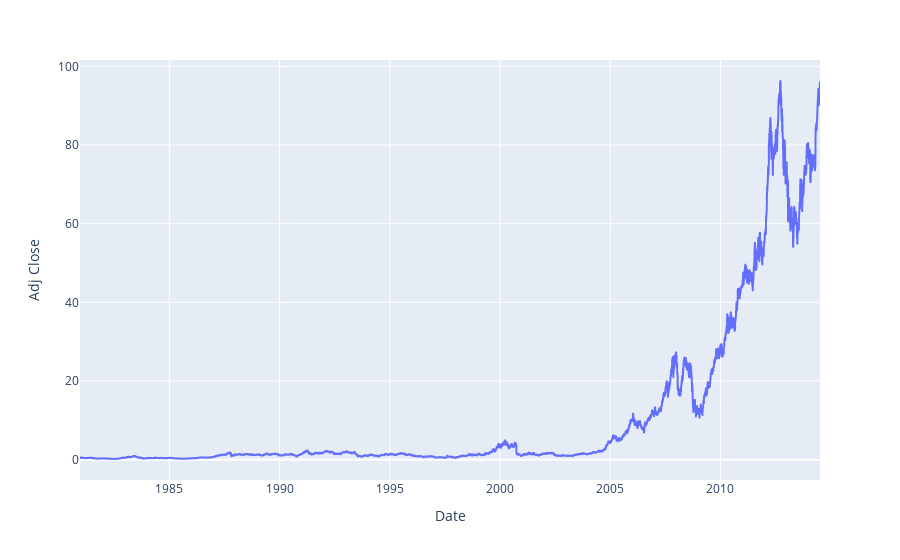

The notebook cell this image was saved under:
### Markdown cell above
### Step 12. Plot the 'Adj Close' value. Set the size of the figure to 13.5 x 9 inches

### Code cell
fig = px.line(df,
              y='Adj Close')

fig.show()

### Figure 1 — Plotly figure (JSON) as saved in the notebook; plotly's stock layout.template omitted (floating-point values rounded to 4 significant figures; data arrays with more than 128 entries replaced by an {"elided": "..."} marker saying what was removed)
{"data": [{"hovertemplate": "Date=%{x}<br>Adj Close=%{y}<extra></extra>", "legendgroup": "", "line": {"color": "#636efa", "dash": "solid"}, "marker": {"symbol": "circle"}, "mode": "lines", "name": "", "showlegend": false, "type": "scattergl", "x": {"elided": "8465 str values"}, "xaxis": "x", "y": {"elided": "8465 float values"}, "yaxis": "y"}], "layout": {"legend": {"tracegroupgap": 0}, "margin": {"t": 60}, "xaxis": {"anchor": "y", "domain": [0, 1], "title": {"text": "Date"}}, "yaxis": {"anchor": "x", "domain": [0, 1], "title": {"text": "Adj Close"}}}}
